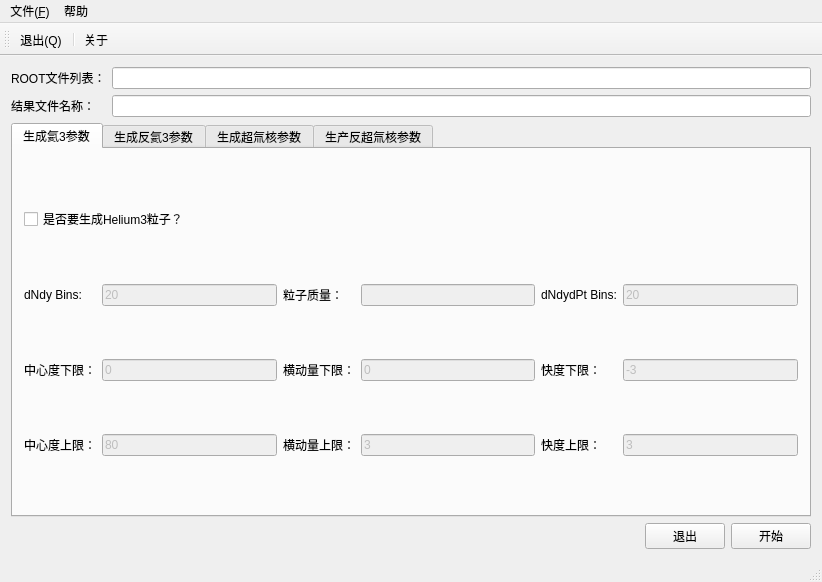
<?xml version="1.0" encoding="UTF-8"?>
<ui version="4.0">
 <class>MainWindow</class>
 <widget class="QMainWindow" name="MainWindow">
  <property name="geometry">
   <rect>
    <x>0</x>
    <y>0</y>
    <width>822</width>
    <height>582</height>
   </rect>
  </property>
  <property name="windowTitle">
   <string>MainWindow</string>
  </property>
  <widget class="QWidget" name="centralWidget">
   <layout class="QHBoxLayout" name="horizontalLayout">
    <item>
     <layout class="QVBoxLayout" name="verticalLayout">
      <item>
       <layout class="QGridLayout" name="gridLayout_3">
        <item row="0" column="0">
         <layout class="QGridLayout" name="gridLayout_2">
          <item row="0" column="0">
           <widget class="QLabel" name="inputFileListLabel">
            <property name="text">
             <string>ROOT文件列表：</string>
            </property>
            <property name="buddy">
             <cstring>inputFileListLineEdit</cstring>
            </property>
           </widget>
          </item>
          <item row="0" column="1">
           <widget class="QLineEdit" name="inputFileListLineEdit">
            <property name="text">
             <string/>
            </property>
           </widget>
          </item>
          <item row="1" column="0">
           <widget class="QLabel" name="resultFileNameLabel">
            <property name="text">
             <string>结果文件名称：</string>
            </property>
            <property name="buddy">
             <cstring>resultFileNameLineEdit</cstring>
            </property>
           </widget>
          </item>
          <item row="1" column="1">
           <widget class="QLineEdit" name="resultFileNameLineEdit"/>
          </item>
         </layout>
        </item>
        <item row="1" column="0">
         <widget class="QTabWidget" name="tabWidget">
          <property name="enabled">
           <bool>true</bool>
          </property>
          <property name="currentIndex">
           <number>0</number>
          </property>
          <widget class="QWidget" name="helium3Tab">
           <attribute name="title">
            <string>生成氦3参数</string>
           </attribute>
           <layout class="QGridLayout" name="gridLayout">
            <item row="3" column="0">
             <widget class="QLabel" name="helium3CentralityHighLabel">
              <property name="text">
               <string>中心度上限：</string>
              </property>
              <property name="buddy">
               <cstring>helium3CentralityHighLineEdit</cstring>
              </property>
             </widget>
            </item>
            <item row="3" column="4">
             <widget class="QLabel" name="helium3RapidityHighLabel">
              <property name="text">
               <string>快度上限：</string>
              </property>
              <property name="buddy">
               <cstring>helium3RapidityHighLineEdit</cstring>
              </property>
             </widget>
            </item>
            <item row="1" column="4">
             <widget class="QLabel" name="helium3dNdydPtLabel">
              <property name="text">
               <string>dNdydPt Bins:</string>
              </property>
              <property name="buddy">
               <cstring>helium3dNdydPtLineEdit</cstring>
              </property>
             </widget>
            </item>
            <item row="1" column="3">
             <widget class="QLineEdit" name="helium3MassLineEdit">
              <property name="enabled">
               <bool>false</bool>
              </property>
             </widget>
            </item>
            <item row="2" column="1">
             <widget class="QLineEdit" name="helium3CentralityLowLineEdit">
              <property name="enabled">
               <bool>false</bool>
              </property>
              <property name="text">
               <string>0</string>
              </property>
             </widget>
            </item>
            <item row="3" column="3">
             <widget class="QLineEdit" name="helium3PtHighLineEdit">
              <property name="enabled">
               <bool>false</bool>
              </property>
              <property name="text">
               <string>3</string>
              </property>
             </widget>
            </item>
            <item row="1" column="2">
             <widget class="QLabel" name="helium3MassLabel">
              <property name="text">
               <string>粒子质量：</string>
              </property>
              <property name="buddy">
               <cstring>helium3MassLineEdit</cstring>
              </property>
             </widget>
            </item>
            <item row="3" column="1">
             <widget class="QLineEdit" name="helium3CentralityHighLineEdit">
              <property name="enabled">
               <bool>false</bool>
              </property>
              <property name="text">
               <string>80</string>
              </property>
             </widget>
            </item>
            <item row="1" column="5">
             <widget class="QLineEdit" name="helium3dNdydPtLineEdit">
              <property name="enabled">
               <bool>false</bool>
              </property>
              <property name="text">
               <string>20</string>
              </property>
             </widget>
            </item>
            <item row="2" column="4">
             <widget class="QLabel" name="helium3RapidityLowLabel">
              <property name="text">
               <string>快度下限：</string>
              </property>
              <property name="buddy">
               <cstring>helium3RapidityLowLineEdit</cstring>
              </property>
             </widget>
            </item>
            <item row="2" column="0">
             <widget class="QLabel" name="helium3CentralityLowLabel">
              <property name="text">
               <string>中心度下限：</string>
              </property>
              <property name="buddy">
               <cstring>helium3CentralityLowLineEdit</cstring>
              </property>
             </widget>
            </item>
            <item row="1" column="0">
             <widget class="QLabel" name="helium3dNdyLabel">
              <property name="text">
               <string>dNdy Bins:</string>
              </property>
              <property name="buddy">
               <cstring>helium3dNdyLineEdit</cstring>
              </property>
             </widget>
            </item>
            <item row="3" column="2">
             <widget class="QLabel" name="helium3PtHighLabel">
              <property name="text">
               <string>横动量上限：</string>
              </property>
              <property name="buddy">
               <cstring>helium3PtHighLineEdit</cstring>
              </property>
             </widget>
            </item>
            <item row="2" column="5">
             <widget class="QLineEdit" name="helium3RapidityLowLineEdit">
              <property name="enabled">
               <bool>false</bool>
              </property>
              <property name="text">
               <string>-3</string>
              </property>
             </widget>
            </item>
            <item row="1" column="1">
             <widget class="QLineEdit" name="helium3dNdyLineEdit">
              <property name="enabled">
               <bool>false</bool>
              </property>
              <property name="text">
               <string>20</string>
              </property>
             </widget>
            </item>
            <item row="2" column="2">
             <widget class="QLabel" name="helium3PtLowLabel">
              <property name="text">
               <string>横动量下限：</string>
              </property>
              <property name="buddy">
               <cstring>helium3PtLowLineEdit</cstring>
              </property>
             </widget>
            </item>
            <item row="3" column="5">
             <widget class="QLineEdit" name="helium3RapidityHighLineEdit">
              <property name="enabled">
               <bool>false</bool>
              </property>
              <property name="text">
               <string>3</string>
              </property>
             </widget>
            </item>
            <item row="2" column="3">
             <widget class="QLineEdit" name="helium3PtLowLineEdit">
              <property name="enabled">
               <bool>false</bool>
              </property>
              <property name="text">
               <string>0</string>
              </property>
             </widget>
            </item>
            <item row="0" column="0" colspan="6">
             <widget class="QCheckBox" name="helium3CheckBox">
              <property name="text">
               <string>是否要生成Helium3粒子？</string>
              </property>
             </widget>
            </item>
           </layout>
          </widget>
          <widget class="QWidget" name="antiHelium3Tab">
           <attribute name="title">
            <string>生成反氦3参数</string>
           </attribute>
           <layout class="QGridLayout" name="gridLayout_5">
            <item row="0" column="0" colspan="6">
             <widget class="QCheckBox" name="antiHelium3CheckBox">
              <property name="text">
               <string>是否要生成反Helium3粒子？</string>
              </property>
             </widget>
            </item>
            <item row="1" column="0">
             <widget class="QLabel" name="antiHelium3dNdyLabel">
              <property name="text">
               <string>dNdy Bins:</string>
              </property>
              <property name="buddy">
               <cstring>antiHelium3dNdyLineEdit</cstring>
              </property>
             </widget>
            </item>
            <item row="1" column="1">
             <widget class="QLineEdit" name="antiHelium3dNdyLineEdit">
              <property name="enabled">
               <bool>false</bool>
              </property>
              <property name="text">
               <string>20</string>
              </property>
             </widget>
            </item>
            <item row="1" column="2">
             <widget class="QLabel" name="antiHelium3MassLabel">
              <property name="text">
               <string>粒子质量：</string>
              </property>
              <property name="buddy">
               <cstring>antiHelium3MassLineEdit</cstring>
              </property>
             </widget>
            </item>
            <item row="1" column="3">
             <widget class="QLineEdit" name="antiHelium3MassLineEdit">
              <property name="enabled">
               <bool>false</bool>
              </property>
             </widget>
            </item>
            <item row="1" column="4">
             <widget class="QLabel" name="antiHelium3dNdydPtLabel">
              <property name="text">
               <string>dNdydPt Bins:</string>
              </property>
              <property name="buddy">
               <cstring>antiHelium3dNdydPtLineEdit</cstring>
              </property>
             </widget>
            </item>
            <item row="2" column="0">
             <widget class="QLabel" name="antiHelium3CentralityLowLabel">
              <property name="text">
               <string>中心度下限：</string>
              </property>
              <property name="buddy">
               <cstring>antiHelium3CentralityLowLineEdit</cstring>
              </property>
             </widget>
            </item>
            <item row="2" column="1">
             <widget class="QLineEdit" name="antiHelium3CentralityLowLineEdit">
              <property name="enabled">
               <bool>false</bool>
              </property>
              <property name="text">
               <string>0</string>
              </property>
             </widget>
            </item>
            <item row="2" column="2">
             <widget class="QLabel" name="antiHelium3PtLowLabel">
              <property name="text">
               <string>横动量下限：</string>
              </property>
              <property name="buddy">
               <cstring>antiHelium3PtLowLineEdit</cstring>
              </property>
             </widget>
            </item>
            <item row="2" column="3">
             <widget class="QLineEdit" name="antiHelium3PtLowLineEdit">
              <property name="enabled">
               <bool>false</bool>
              </property>
              <property name="text">
               <string>0</string>
              </property>
             </widget>
            </item>
            <item row="2" column="4">
             <widget class="QLabel" name="antiHelium3RapidityLowLabel">
              <property name="text">
               <string>快度下限：</string>
              </property>
              <property name="buddy">
               <cstring>antiHelium3RapidityLowLineEdit</cstring>
              </property>
             </widget>
            </item>
            <item row="2" column="5">
             <widget class="QLineEdit" name="antiHelium3RapidityLowLineEdit">
              <property name="enabled">
               <bool>false</bool>
              </property>
              <property name="text">
               <string>-3</string>
              </property>
             </widget>
            </item>
            <item row="3" column="0">
             <widget class="QLabel" name="antiHelium3CentralityHighLabel">
              <property name="text">
               <string>中心度上限：</string>
              </property>
              <property name="buddy">
               <cstring>antiHelium3CentralityHighLineEdit</cstring>
              </property>
             </widget>
            </item>
            <item row="3" column="1">
             <widget class="QLineEdit" name="antiHelium3CentralityHighLineEdit">
              <property name="enabled">
               <bool>false</bool>
              </property>
              <property name="text">
               <string>80</string>
              </property>
             </widget>
            </item>
            <item row="3" column="2">
             <widget class="QLabel" name="antiHelium3PtLowLabel_2">
              <property name="text">
               <string>横动量上限：</string>
              </property>
              <property name="buddy">
               <cstring>antiHelium3PtHighLineEdit</cstring>
              </property>
             </widget>
            </item>
            <item row="3" column="3">
             <widget class="QLineEdit" name="antiHelium3PtHighLineEdit">
              <property name="enabled">
               <bool>false</bool>
              </property>
              <property name="text">
               <string>3</string>
              </property>
             </widget>
            </item>
            <item row="3" column="4">
             <widget class="QLabel" name="antiHelium3RapidityHighLabel">
              <property name="text">
               <string>快度上限：</string>
              </property>
              <property name="buddy">
               <cstring>antiHelium3RapidityHighLineEdit</cstring>
              </property>
             </widget>
            </item>
            <item row="3" column="5">
             <widget class="QLineEdit" name="antiHelium3RapidityHighLineEdit">
              <property name="enabled">
               <bool>false</bool>
              </property>
              <property name="text">
               <string>3</string>
              </property>
             </widget>
            </item>
            <item row="1" column="5">
             <widget class="QLineEdit" name="antiHelium3dNdydPtLineEdit">
              <property name="enabled">
               <bool>false</bool>
              </property>
              <property name="text">
               <string>20</string>
              </property>
             </widget>
            </item>
           </layout>
          </widget>
          <widget class="QWidget" name="tab_2">
           <attribute name="title">
            <string>生成超氚核参数</string>
           </attribute>
           <layout class="QGridLayout" name="gridLayout_6">
            <item row="0" column="0" colspan="6">
             <widget class="QCheckBox" name="hypertritonCheckBox">
              <property name="text">
               <string>是否要生成超氚核？</string>
              </property>
             </widget>
            </item>
            <item row="1" column="0">
             <widget class="QLabel" name="hypertritondNdyLabel">
              <property name="text">
               <string>dNdy Bins:</string>
              </property>
              <property name="buddy">
               <cstring>hypertritondNdyLineEdit</cstring>
              </property>
             </widget>
            </item>
            <item row="1" column="1">
             <widget class="QLineEdit" name="hypertritondNdyLineEdit">
              <property name="enabled">
               <bool>false</bool>
              </property>
              <property name="text">
               <string>20</string>
              </property>
             </widget>
            </item>
            <item row="1" column="2">
             <widget class="QLabel" name="hypertritonMassLabel">
              <property name="text">
               <string>粒子质量：</string>
              </property>
              <property name="buddy">
               <cstring>hypertritonMassLineEdit</cstring>
              </property>
             </widget>
            </item>
            <item row="1" column="3">
             <widget class="QLineEdit" name="hypertritonMassLineEdit">
              <property name="enabled">
               <bool>false</bool>
              </property>
             </widget>
            </item>
            <item row="1" column="4">
             <widget class="QLabel" name="hypertritondNdydPtLabel">
              <property name="text">
               <string>dNdydPt Bins:</string>
              </property>
              <property name="buddy">
               <cstring>hypertritondNdydPtLineEdit</cstring>
              </property>
             </widget>
            </item>
            <item row="1" column="5">
             <widget class="QLineEdit" name="hypertritondNdydPtLineEdit">
              <property name="enabled">
               <bool>false</bool>
              </property>
              <property name="text">
               <string>20</string>
              </property>
             </widget>
            </item>
            <item row="2" column="0">
             <widget class="QLabel" name="hypertritonCentralityLowLabel">
              <property name="text">
               <string>中心度下限：</string>
              </property>
              <property name="buddy">
               <cstring>hypertritonCentralityLowLineEdit</cstring>
              </property>
             </widget>
            </item>
            <item row="2" column="1">
             <widget class="QLineEdit" name="hypertritonCentralityLowLineEdit">
              <property name="enabled">
               <bool>false</bool>
              </property>
              <property name="text">
               <string>0</string>
              </property>
             </widget>
            </item>
            <item row="2" column="2">
             <widget class="QLabel" name="hypertritonPtLowLabel">
              <property name="text">
               <string>横动量下限：</string>
              </property>
              <property name="buddy">
               <cstring>hypertritonPtLowLineEdit</cstring>
              </property>
             </widget>
            </item>
            <item row="2" column="3">
             <widget class="QLineEdit" name="hypertritonPtLowLineEdit">
              <property name="enabled">
               <bool>false</bool>
              </property>
              <property name="text">
               <string>0</string>
              </property>
             </widget>
            </item>
            <item row="2" column="4">
             <widget class="QLabel" name="hypertritonRapidityLowLabel">
              <property name="text">
               <string>快度下限：</string>
              </property>
              <property name="buddy">
               <cstring>hypertritonRapidityLowLineEdit</cstring>
              </property>
             </widget>
            </item>
            <item row="2" column="5">
             <widget class="QLineEdit" name="hypertritonRapidityLowLineEdit">
              <property name="enabled">
               <bool>false</bool>
              </property>
              <property name="text">
               <string>-3</string>
              </property>
             </widget>
            </item>
            <item row="3" column="0">
             <widget class="QLabel" name="hypertritonCentralityHighLabel">
              <property name="text">
               <string>中心度上限：</string>
              </property>
              <property name="buddy">
               <cstring>hypertritonCentralityHighLineEdit</cstring>
              </property>
             </widget>
            </item>
            <item row="3" column="1">
             <widget class="QLineEdit" name="hypertritonCentralityHighLineEdit">
              <property name="enabled">
               <bool>false</bool>
              </property>
              <property name="text">
               <string>80</string>
              </property>
             </widget>
            </item>
            <item row="3" column="2">
             <widget class="QLabel" name="hypertritonPtHighLabel">
              <property name="text">
               <string>横动量上限：</string>
              </property>
              <property name="buddy">
               <cstring>hypertritonPtHighLineEdit</cstring>
              </property>
             </widget>
            </item>
            <item row="3" column="3">
             <widget class="QLineEdit" name="hypertritonPtHighLineEdit">
              <property name="enabled">
               <bool>false</bool>
              </property>
              <property name="text">
               <string>3</string>
              </property>
             </widget>
            </item>
            <item row="3" column="4">
             <widget class="QLabel" name="hypertritonRapidityHighLabel">
              <property name="text">
               <string>快度上限：</string>
              </property>
              <property name="buddy">
               <cstring>hypertritonRapidityHighLineEdit</cstring>
              </property>
             </widget>
            </item>
            <item row="3" column="5">
             <widget class="QLineEdit" name="hypertritonRapidityHighLineEdit">
              <property name="enabled">
               <bool>false</bool>
              </property>
              <property name="text">
               <string>3</string>
              </property>
             </widget>
            </item>
           </layout>
          </widget>
          <widget class="QWidget" name="tab_4">
           <attribute name="title">
            <string>生产反超氚核参数</string>
           </attribute>
           <layout class="QGridLayout" name="gridLayout_7">
            <item row="0" column="0" colspan="6">
             <widget class="QCheckBox" name="antiHypertritonCheckBox">
              <property name="text">
               <string>是否要生成反超氚核？</string>
              </property>
             </widget>
            </item>
            <item row="1" column="0">
             <widget class="QLabel" name="antiHypertritondNdyLabel">
              <property name="text">
               <string>dNdy Bins:</string>
              </property>
              <property name="buddy">
               <cstring>antiHypertritondNdyLineEdit</cstring>
              </property>
             </widget>
            </item>
            <item row="1" column="1">
             <widget class="QLineEdit" name="antiHypertritondNdyLineEdit">
              <property name="enabled">
               <bool>false</bool>
              </property>
              <property name="text">
               <string>20</string>
              </property>
             </widget>
            </item>
            <item row="1" column="2">
             <widget class="QLabel" name="antiHypertritonMassLabel">
              <property name="text">
               <string>粒子质量：</string>
              </property>
              <property name="buddy">
               <cstring>antiHypertritonMassLineEdit</cstring>
              </property>
             </widget>
            </item>
            <item row="1" column="3">
             <widget class="QLineEdit" name="antiHypertritonMassLineEdit">
              <property name="enabled">
               <bool>false</bool>
              </property>
             </widget>
            </item>
            <item row="1" column="4">
             <widget class="QLabel" name="antiHypertritondNdydPtLabel">
              <property name="text">
               <string>dNdydPt Bins:</string>
              </property>
              <property name="buddy">
               <cstring>antiHypertritondNdydPtLineEdit</cstring>
              </property>
             </widget>
            </item>
            <item row="1" column="5">
             <widget class="QLineEdit" name="antiHypertritondNdydPtLineEdit">
              <property name="enabled">
               <bool>false</bool>
              </property>
              <property name="text">
               <string>20</string>
              </property>
             </widget>
            </item>
            <item row="2" column="0">
             <widget class="QLabel" name="antiHypertritonCentralityLowLabel">
              <property name="text">
               <string>中心度下限：</string>
              </property>
              <property name="buddy">
               <cstring>antiHypertritonCentralityLowLineEdit</cstring>
              </property>
             </widget>
            </item>
            <item row="2" column="1">
             <widget class="QLineEdit" name="antiHypertritonCentralityLowLineEdit">
              <property name="enabled">
               <bool>false</bool>
              </property>
              <property name="text">
               <string>0</string>
              </property>
             </widget>
            </item>
            <item row="2" column="2">
             <widget class="QLabel" name="antiHypertritonPtLowLabel">
              <property name="text">
               <string>横动量下限：</string>
              </property>
              <property name="buddy">
               <cstring>antiHypertritonPtLowLineEdit</cstring>
              </property>
             </widget>
            </item>
            <item row="2" column="3">
             <widget class="QLineEdit" name="antiHypertritonPtLowLineEdit">
              <property name="enabled">
               <bool>false</bool>
              </property>
              <property name="text">
               <string>0</string>
              </property>
             </widget>
            </item>
            <item row="2" column="4">
             <widget class="QLabel" name="antiHypertritonRapidityLowLabel">
              <property name="text">
               <string>快度下限：</string>
              </property>
              <property name="buddy">
               <cstring>antiHypertritonRapidityLowLineEdit</cstring>
              </property>
             </widget>
            </item>
            <item row="2" column="5">
             <widget class="QLineEdit" name="antiHypertritonRapidityLowLineEdit">
              <property name="enabled">
               <bool>false</bool>
              </property>
              <property name="text">
               <string>-3</string>
              </property>
             </widget>
            </item>
            <item row="3" column="0">
             <widget class="QLabel" name="antiHypertritonCentralityHighLabel">
              <property name="text">
               <string>中心度上限：</string>
              </property>
              <property name="buddy">
               <cstring>antiHypertritonCentralityHighLineEdit</cstring>
              </property>
             </widget>
            </item>
            <item row="3" column="1">
             <widget class="QLineEdit" name="antiHypertritonCentralityHighLineEdit">
              <property name="enabled">
               <bool>false</bool>
              </property>
              <property name="text">
               <string>80</string>
              </property>
             </widget>
            </item>
            <item row="3" column="2">
             <widget class="QLabel" name="antiHypertritonPtHighLabel">
              <property name="text">
               <string>横动量上限：</string>
              </property>
              <property name="buddy">
               <cstring>antiHypertritonPtHighLineEdit</cstring>
              </property>
             </widget>
            </item>
            <item row="3" column="3">
             <widget class="QLineEdit" name="antiHypertritonPtHighLineEdit">
              <property name="enabled">
               <bool>false</bool>
              </property>
              <property name="text">
               <string>3</string>
              </property>
             </widget>
            </item>
            <item row="3" column="4">
             <widget class="QLabel" name="antiHypertritonRapidityHighLabel">
              <property name="text">
               <string>快度上限：</string>
              </property>
              <property name="buddy">
               <cstring>antiHypertritonRapidityHighLineEdit</cstring>
              </property>
             </widget>
            </item>
            <item row="3" column="5">
             <widget class="QLineEdit" name="antiHypertritonRapidityHighLineEdit">
              <property name="enabled">
               <bool>false</bool>
              </property>
              <property name="text">
               <string>3</string>
              </property>
             </widget>
            </item>
           </layout>
          </widget>
         </widget>
        </item>
       </layout>
      </item>
      <item>
       <layout class="QGridLayout" name="gridLayout_4">
        <item row="0" column="0">
         <spacer name="horizontalSpacer">
          <property name="orientation">
           <enum>Qt::Horizontal</enum>
          </property>
          <property name="sizeHint" stdset="0">
           <size>
            <width>40</width>
            <height>20</height>
           </size>
          </property>
         </spacer>
        </item>
        <item row="0" column="1">
         <widget class="QPushButton" name="exitButton">
          <property name="text">
           <string>退出</string>
          </property>
         </widget>
        </item>
        <item row="0" column="2">
         <widget class="QPushButton" name="startButton">
          <property name="text">
           <string>开始</string>
          </property>
         </widget>
        </item>
       </layout>
      </item>
     </layout>
    </item>
   </layout>
  </widget>
  <widget class="QMenuBar" name="menuBar">
   <property name="geometry">
    <rect>
     <x>0</x>
     <y>0</y>
     <width>822</width>
     <height>27</height>
    </rect>
   </property>
   <widget class="QMenu" name="menu_F">
    <property name="title">
     <string>文件(&amp;F)</string>
    </property>
    <addaction name="quitAction"/>
   </widget>
   <widget class="QMenu" name="menu">
    <property name="title">
     <string>帮助</string>
    </property>
    <addaction name="aboutAction"/>
    <addaction name="aboutQtAction"/>
   </widget>
   <addaction name="menu_F"/>
   <addaction name="menu"/>
  </widget>
  <widget class="QStatusBar" name="statusBar"/>
  <widget class="QToolBar" name="mainToolBar">
   <attribute name="toolBarArea">
    <enum>TopToolBarArea</enum>
   </attribute>
   <attribute name="toolBarBreak">
    <bool>false</bool>
   </attribute>
   <addaction name="quitAction"/>
   <addaction name="separator"/>
   <addaction name="aboutAction"/>
  </widget>
  <action name="quitAction">
   <property name="icon">
    <iconset resource="resources.qrc">
     <normaloff>:/images/exit.png</normaloff>:/images/exit.png</iconset>
   </property>
   <property name="text">
    <string>退出(&amp;Q)</string>
   </property>
   <property name="statusTip">
    <string>退出程序</string>
   </property>
   <property name="shortcut">
    <string>Ctrl+Q</string>
   </property>
  </action>
  <action name="aboutAction">
   <property name="icon">
    <iconset resource="resources.qrc">
     <normaloff>:/images/tool.png</normaloff>:/images/tool.png</iconset>
   </property>
   <property name="text">
    <string>关于</string>
   </property>
   <property name="statusTip">
    <string>该程序的简介</string>
   </property>
  </action>
  <action name="aboutQtAction">
   <property name="icon">
    <iconset resource="resources.qrc">
     <normaloff>:/images/help.jpg</normaloff>:/images/help.jpg</iconset>
   </property>
   <property name="text">
    <string>关于Qt和GNU/Linux</string>
   </property>
   <property name="statusTip">
    <string>Qt和GNU/Linux项目简介</string>
   </property>
  </action>
 </widget>
 <layoutdefault spacing="6" margin="11"/>
 <resources>
  <include location="resources.qrc"/>
 </resources>
 <connections/>
</ui>
